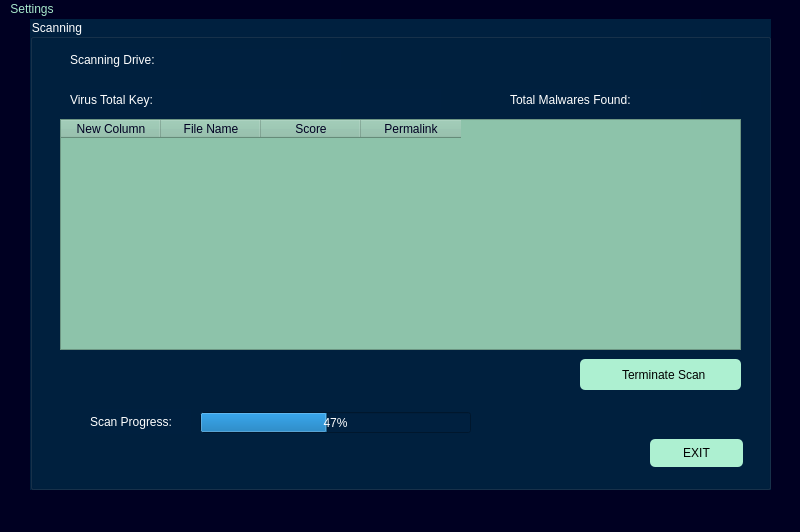
<?xml version="1.0" encoding="UTF-8"?>
<ui version="4.0">
 <class>scanUtilityWindow</class>
 <widget class="QMainWindow" name="scanUtilityWindow">
  <property name="geometry">
   <rect>
    <x>0</x>
    <y>0</y>
    <width>800</width>
    <height>532</height>
   </rect>
  </property>
  <property name="maximumSize">
   <size>
    <width>800</width>
    <height>700</height>
   </size>
  </property>
  <property name="windowTitle">
   <string>Scanning Utility</string>
  </property>
  <property name="windowIcon">
   <iconset>
    <normaloff>icons/logo.png</normaloff>icons/logo.png</iconset>
  </property>
  <property name="styleSheet">
   <string notr="true">background-color: rgb(0, 0, 34);
color: rgb(168, 232, 203);
gridline-color: rgb(138, 237, 246);</string>
  </property>
  <widget class="QWidget" name="centralwidget">
   <widget class="QGroupBox" name="scanBox">
    <property name="geometry">
     <rect>
      <x>30</x>
      <y>0</y>
      <width>741</width>
      <height>471</height>
     </rect>
    </property>
    <property name="styleSheet">
     <string notr="true">background-color: rgb(0, 32, 63);
font: 9pt &quot;MS Shell Dlg 2&quot;;
color: rgb(255, 255, 255);</string>
    </property>
    <property name="title">
     <string>Scanning</string>
    </property>
    <widget class="QPushButton" name="stopButton">
     <property name="geometry">
      <rect>
       <x>550</x>
       <y>340</y>
       <width>161</width>
       <height>31</height>
      </rect>
     </property>
     <property name="styleSheet">
      <string notr="true">QPushButton{
	font: 75 9pt &quot;MS Shell Dlg 2&quot;;
	color: rgb(0, 0, 0);
	background-color: rgb(173, 240, 209);
	border-radius: 5px
}
QPushButton:hover{
	background-color: rgb(138, 237, 246);
}</string>
     </property>
     <property name="text">
      <string>  Terminate Scan</string>
     </property>
     <property name="icon">
      <iconset>
       <normaloff>icons/stop.png</normaloff>icons/stop.png</iconset>
     </property>
    </widget>
    <widget class="QLabel" name="driveName">
     <property name="geometry">
      <rect>
       <x>40</x>
       <y>30</y>
       <width>271</width>
       <height>21</height>
      </rect>
     </property>
     <property name="text">
      <string>Scanning Drive: </string>
     </property>
    </widget>
    <widget class="QLabel" name="keyLabel">
     <property name="geometry">
      <rect>
       <x>40</x>
       <y>70</y>
       <width>371</width>
       <height>21</height>
      </rect>
     </property>
     <property name="text">
      <string>Virus Total Key: </string>
     </property>
    </widget>
    <widget class="QLabel" name="totalLabel">
     <property name="geometry">
      <rect>
       <x>480</x>
       <y>70</y>
       <width>191</width>
       <height>21</height>
      </rect>
     </property>
     <property name="text">
      <string>Total Malwares Found: </string>
     </property>
    </widget>
    <widget class="QLabel" name="scanLabel">
     <property name="geometry">
      <rect>
       <x>60</x>
       <y>390</y>
       <width>101</width>
       <height>25</height>
      </rect>
     </property>
     <property name="text">
      <string>Scan Progress: </string>
     </property>
    </widget>
    <widget class="QProgressBar" name="progressBar">
     <property name="geometry">
      <rect>
       <x>170</x>
       <y>393</y>
       <width>271</width>
       <height>21</height>
      </rect>
     </property>
     <property name="value">
      <number>47</number>
     </property>
    </widget>
    <widget class="QTableWidget" name="tableWidget">
     <property name="geometry">
      <rect>
       <x>30</x>
       <y>100</y>
       <width>681</width>
       <height>231</height>
      </rect>
     </property>
     <property name="styleSheet">
      <string notr="true">
background-color: rgb(141, 195, 170);
color: rgb(0, 0, 34);</string>
     </property>
     <column>
      <property name="text">
       <string>New Column</string>
      </property>
     </column>
     <column>
      <property name="text">
       <string>File Name</string>
      </property>
     </column>
     <column>
      <property name="text">
       <string>Score</string>
      </property>
     </column>
     <column>
      <property name="text">
       <string>Permalink</string>
      </property>
     </column>
    </widget>
    <widget class="QPushButton" name="exitButton">
     <property name="geometry">
      <rect>
       <x>620</x>
       <y>420</y>
       <width>93</width>
       <height>28</height>
      </rect>
     </property>
     <property name="styleSheet">
      <string notr="true">QPushButton{
	font: 75 9pt &quot;MS Shell Dlg 2&quot;;
	color: rgb(0, 0, 0);
	background-color: rgb(173, 240, 209);
	border-radius: 5px
}
QPushButton:hover{
	background-color: rgb(138, 237, 246);
}</string>
     </property>
     <property name="text">
      <string>EXIT</string>
     </property>
    </widget>
   </widget>
  </widget>
  <widget class="QMenuBar" name="menubar">
   <property name="geometry">
    <rect>
     <x>0</x>
     <y>0</y>
     <width>800</width>
     <height>26</height>
    </rect>
   </property>
   <widget class="QMenu" name="menuSettings">
    <property name="title">
     <string>Settings</string>
    </property>
    <addaction name="enterVTKey"/>
   </widget>
   <addaction name="menuSettings"/>
  </widget>
  <widget class="QStatusBar" name="statusbar"/>
  <action name="enterVTKey">
   <property name="text">
    <string>Enter VT API key</string>
   </property>
  </action>
 </widget>
 <resources/>
 <connections/>
</ui>
